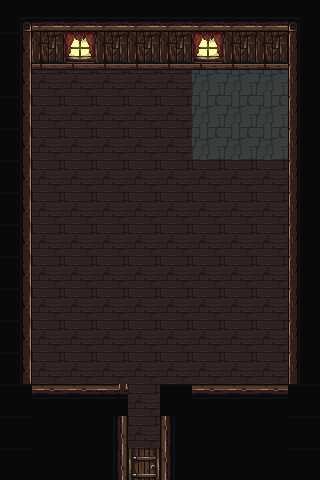

The image is a tile-based game level rendered from a .tmx file. Its description and complete source (layers, tilesets, objects, tile grids) follow:
An orthogonal 10x15 tile map with 32x32 px tiles, 5 tile layers (BaseLayer, Walls, WallsNoCollide, Curtains, ...), 2 tilesets.

<map version="1.5" tiledversion="1.5.0" orientation="orthogonal" renderorder="right-down" width="10" height="15" tilewidth="32" tileheight="32" infinite="0" nextlayerid="6" nextobjectid="1">
 <editorsettings>
  <export target="house1.json" format="json" />
 </editorsettings>
 <tileset firstgid="1" name="houseinterior" tilewidth="32" tileheight="32" tilecount="1024" columns="32">
  <image source="../tilesets/houses_and_interiors2/interiors.png" width="1024" height="1024" />
 </tileset>
 <tileset firstgid="1025" name="housesinteriors2" tilewidth="32" tileheight="32" tilecount="880" columns="22">
  <image source="../tilesets/houses_and_interiors/houses_interriors.png" width="704" height="1280" />
 </tileset>
 <layer id="1" name="BaseLayer" width="10" height="15">
  <data encoding="csv">
0,0,0,0,0,0,0,0,0,0,
0,0,0,0,0,0,0,0,0,0,
0,26,26,26,26,26,187,187,187,0,
0,26,26,26,26,26,187,187,187,0,
0,26,26,26,26,26,187,187,187,0,
0,26,26,26,26,26,26,26,26,0,
0,26,26,26,26,26,26,26,26,0,
0,26,26,26,26,26,26,26,26,0,
0,26,26,26,26,26,26,26,26,0,
0,26,26,26,26,26,26,26,26,0,
0,26,26,26,26,26,26,26,26,0,
0,26,26,26,26,26,26,26,26,0,
0,26,26,26,26,2684354581,26,26,26,0,
0,26,26,26,26,26,26,26,26,0,
0,0,0,0,0,0,0,0,0,0
</data>
 </layer>
 <layer id="3" name="Walls" width="10" height="15">
  <data encoding="csv">
2,9,9,9,9,9,9,9,9,11,
137,36,38,36,36,36,38,36,36,43,
66,0,0,0,0,0,0,0,0,43,
137,0,0,0,0,0,0,0,0,43,
137,0,0,0,0,0,0,0,0,43,
137,0,0,0,0,0,0,0,0,43,
137,0,0,0,0,0,0,0,0,43,
137,0,0,0,0,0,0,0,0,43,
137,0,0,0,0,0,0,0,0,43,
137,0,0,0,0,0,0,0,0,43,
137,0,0,0,0,0,0,0,0,43,
137,0,0,0,0,0,0,0,0,43,
147,3221225843,3221225843,3221225651,0,147,3221225843,3221225843,3221225843,147,
147,119,119,1610613119,0,2684354943,119,119,119,147,
147,119,119,1610613119,56,2684354943,119,119,119,147
</data>
 </layer>
 <layer id="5" name="WallsNoCollide" width="10" height="15">
  <data encoding="csv">
0,0,0,0,0,0,0,0,0,0,
0,0,0,0,0,0,0,0,0,0,
0,67,67,67,67,67,67,67,67,0,
0,0,0,0,0,0,0,0,0,0,
0,0,0,0,0,0,0,0,0,0,
0,0,0,0,0,0,0,0,0,0,
0,0,0,0,0,0,0,0,0,0,
0,0,0,0,0,0,0,0,0,0,
0,0,0,0,0,0,0,0,0,0,
0,0,0,0,0,0,0,0,0,0,
0,0,0,0,0,0,0,0,0,0,
0,0,0,0,0,0,0,0,0,0,
0,0,0,0,0,0,0,0,0,0,
0,0,0,0,0,0,0,0,0,0,
0,0,0,0,0,0,0,0,0,0
</data>
 </layer>
 <layer id="4" name="Curtains" width="10" height="15">
  <data encoding="csv">
2,9,9,9,9,9,9,9,9,11,
0,0,301,0,0,0,301,0,0,0,
0,0,0,0,0,0,0,0,0,0,
0,0,0,0,0,0,0,0,0,0,
0,0,0,0,0,0,0,0,0,0,
0,0,0,0,0,0,0,0,0,0,
0,0,0,0,0,0,0,0,0,0,
0,0,0,0,0,0,0,0,0,0,
0,0,0,0,0,0,0,0,0,0,
0,0,0,0,0,0,0,0,0,0,
0,0,0,0,0,0,0,0,0,0,
0,0,0,0,0,0,0,0,0,0,
0,0,0,0,0,0,0,0,0,0,
0,0,0,0,0,0,0,0,0,0,
0,0,0,0,0,0,0,0,0,0
</data>
 </layer>
 <layer id="2" name="CollideLayerBase" width="10" height="15">
  <data encoding="csv">
0,0,0,0,0,0,0,0,0,0,
0,0,0,0,0,0,0,0,0,0,
0,0,0,0,0,0,0,0,0,0,
0,0,0,0,0,0,0,0,0,0,
0,0,0,0,0,0,0,0,0,0,
0,0,0,0,0,0,0,0,0,0,
0,0,0,0,0,0,0,0,0,0,
0,0,0,0,0,0,0,0,0,0,
0,0,0,0,0,0,0,0,0,0,
0,0,0,0,0,0,0,0,0,0,
0,0,0,0,0,0,0,0,0,0,
0,0,0,0,0,0,0,0,0,0,
0,0,0,0,0,0,0,0,0,0,
0,0,0,0,0,0,0,0,0,0,
0,0,0,0,0,0,0,0,0,0
</data>
 </layer>
</map>
